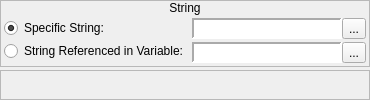
     <widget class="QWidget" name="wString_2">
      <layout class="QVBoxLayout" name="verticalLayout_11">
       <property name="spacing">
        <number>3</number>
       </property>
       <property name="margin">
        <number>0</number>
       </property>
       <item>
        <widget class="QFrame" name="frame_38">
         <property name="sizePolicy">
          <sizepolicy hsizetype="Preferred" vsizetype="Fixed">
           <horstretch>0</horstretch>
           <verstretch>0</verstretch>
          </sizepolicy>
         </property>
         <property name="frameShape">
          <enum>QFrame::StyledPanel</enum>
         </property>
         <property name="frameShadow">
          <enum>QFrame::Raised</enum>
         </property>
         <layout class="QVBoxLayout" name="verticalLayout_67">
          <property name="spacing">
           <number>0</number>
          </property>
          <property name="margin">
           <number>0</number>
          </property>
          <item>
           <widget class="QLabel" name="label_25">
            <property name="sizePolicy">
             <sizepolicy hsizetype="Preferred" vsizetype="Fixed">
              <horstretch>0</horstretch>
              <verstretch>0</verstretch>
             </sizepolicy>
            </property>
            <property name="text">
             <string>String</string>
            </property>
            <property name="alignment">
             <set>Qt::AlignCenter</set>
            </property>
           </widget>
          </item>
          <item>
           <widget class="QWidget" name="widget_31" native="true">
            <layout class="QHBoxLayout" name="horizontalLayout_30">
             <property name="spacing">
              <number>3</number>
             </property>
             <property name="margin">
              <number>3</number>
             </property>
             <item>
              <widget class="QWidget" name="widget_6" native="true">
               <property name="sizePolicy">
                <sizepolicy hsizetype="Fixed" vsizetype="Preferred">
                 <horstretch>0</horstretch>
                 <verstretch>0</verstretch>
                </sizepolicy>
               </property>
               <layout class="QVBoxLayout" name="verticalLayout_68">
                <property name="spacing">
                 <number>3</number>
                </property>
                <property name="margin">
                 <number>0</number>
                </property>
                <item>
                 <widget class="QRadioButton" name="string_rbSpecificString">
                  <property name="sizePolicy">
                   <sizepolicy hsizetype="Fixed" vsizetype="Fixed">
                    <horstretch>0</horstretch>
                    <verstretch>0</verstretch>
                   </sizepolicy>
                  </property>
                  <property name="text">
                   <string>Specific String:</string>
                  </property>
                  <property name="checked">
                   <bool>true</bool>
                  </property>
                 </widget>
                </item>
                <item>
                 <widget class="QRadioButton" name="string_rbReferencedString">
                  <property name="sizePolicy">
                   <sizepolicy hsizetype="Fixed" vsizetype="Fixed">
                    <horstretch>0</horstretch>
                    <verstretch>0</verstretch>
                   </sizepolicy>
                  </property>
                  <property name="text">
                   <string>String Referenced in Variable:</string>
                  </property>
                 </widget>
                </item>
               </layout>
              </widget>
             </item>
             <item>
              <layout class="QVBoxLayout" name="verticalLayout_69">
               <property name="spacing">
                <number>3</number>
               </property>
               <item>
                <widget class="QWidget" name="string_wString" native="true">
                 <layout class="QHBoxLayout" name="horizontalLayout_53">
                  <property name="spacing">
                   <number>0</number>
                  </property>
                  <property name="margin">
                   <number>0</number>
                  </property>
                  <item>
                   <widget class="QLabel" name="string_lblString">
                    <property name="sizePolicy">
                     <sizepolicy hsizetype="Preferred" vsizetype="Preferred">
                      <horstretch>0</horstretch>
                      <verstretch>0</verstretch>
                     </sizepolicy>
                    </property>
                    <property name="minimumSize">
                     <size>
                      <width>150</width>
                      <height>0</height>
                     </size>
                    </property>
                    <property name="font">
                     <font>
                      <family>Monospace</family>
                     </font>
                    </property>
                    <property name="styleSheet">
                     <string notr="true">background-color: palette(base);</string>
                    </property>
                    <property name="frameShape">
                     <enum>QFrame::Panel</enum>
                    </property>
                    <property name="frameShadow">
                     <enum>QFrame::Sunken</enum>
                    </property>
                    <property name="lineWidth">
                     <number>2</number>
                    </property>
                    <property name="text">
                     <string/>
                    </property>
                   </widget>
                  </item>
                  <item>
                   <widget class="QToolButton" name="string_bBrowseStrings">
                    <property name="text">
                     <string>...</string>
                    </property>
                    <property name="icon">
                     <iconset resource="gui_icons.qrc">
                      <normaloff>:/icons/fileopen.png</normaloff>:/icons/fileopen.png</iconset>
                    </property>
                   </widget>
                  </item>
                 </layout>
                </widget>
               </item>
               <item>
                <widget class="QWidget" name="string_wVariable" native="true">
                 <layout class="QHBoxLayout" name="horizontalLayout_52">
                  <property name="spacing">
                   <number>0</number>
                  </property>
                  <property name="margin">
                   <number>0</number>
                  </property>
                  <item>
                   <widget class="QLabel" name="string_lblVariable">
                    <property name="sizePolicy">
                     <sizepolicy hsizetype="Preferred" vsizetype="Preferred">
                      <horstretch>0</horstretch>
                      <verstretch>0</verstretch>
                     </sizepolicy>
                    </property>
                    <property name="minimumSize">
                     <size>
                      <width>150</width>
                      <height>0</height>
                     </size>
                    </property>
                    <property name="font">
                     <font>
                      <family>Monospace</family>
                     </font>
                    </property>
                    <property name="styleSheet">
                     <string notr="true">background-color: palette(base);</string>
                    </property>
                    <property name="frameShape">
                     <enum>QFrame::Panel</enum>
                    </property>
                    <property name="frameShadow">
                     <enum>QFrame::Sunken</enum>
                    </property>
                    <property name="lineWidth">
                     <number>2</number>
                    </property>
                    <property name="text">
                     <string/>
                    </property>
                   </widget>
                  </item>
                  <item>
                   <widget class="QToolButton" name="string_bBrowseVariables">
                    <property name="text">
                     <string>...</string>
                    </property>
                    <property name="icon">
                     <iconset resource="gui_icons.qrc">
                      <normaloff>:/icons/fileopen.png</normaloff>:/icons/fileopen.png</iconset>
                    </property>
                   </widget>
                  </item>
                 </layout>
                </widget>
               </item>
              </layout>
             </item>
            </layout>
           </widget>
          </item>
         </layout>
        </widget>
       </item>
       <item>
        <widget class="QFrame" name="frame_9">
         <property name="frameShape">
          <enum>QFrame::StyledPanel</enum>
         </property>
         <property name="frameShadow">
          <enum>QFrame::Raised</enum>
         </property>
        </widget>
       </item>
      </layout>
     </widget>
